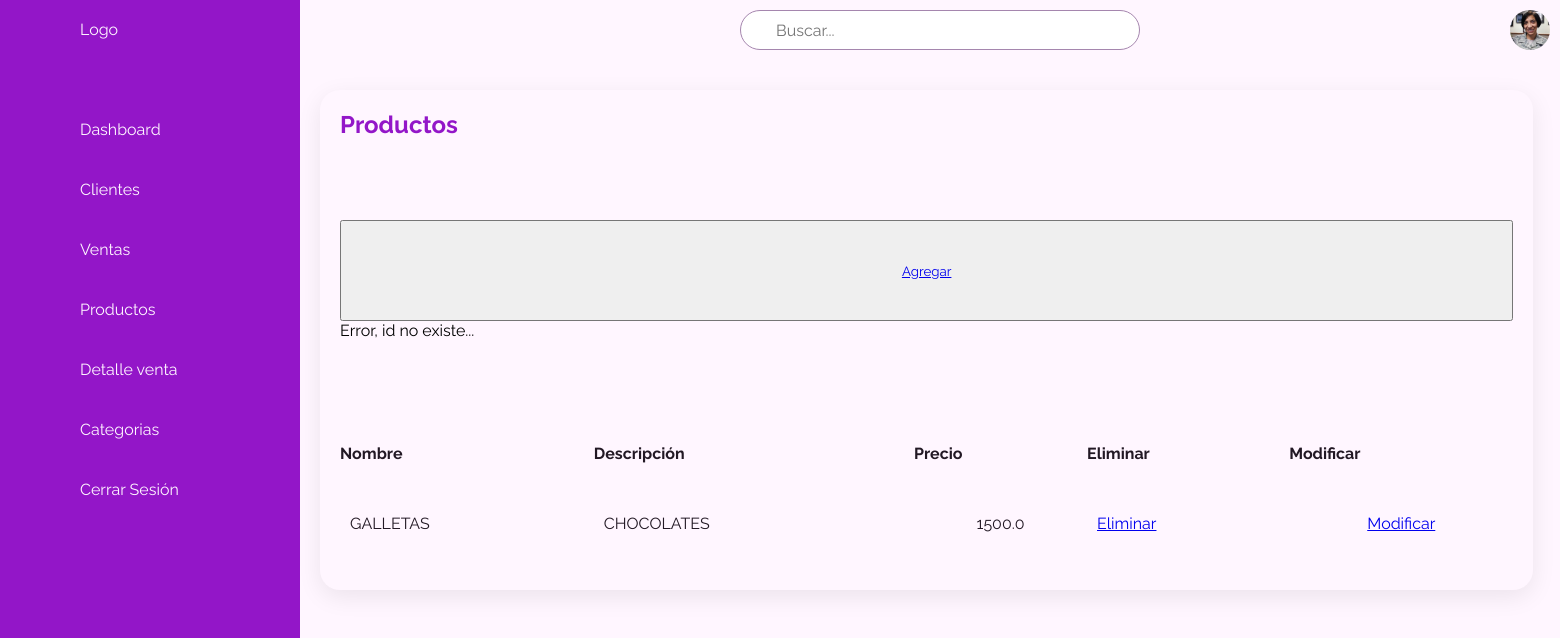
Page /productos_del/25.111.776-4 on the committed database.
### ventas/models.py (models this page shows, shortened)
class Productos(models.Model):
    id_producto = models.AutoField(db_column='idProducto',primary_key=True)
    nombre = models.CharField(max_length=20)
    descripcion = models.CharField(max_length=30)
    precio = models.FloatField(default=0.0,blank=False,null=False)
    id_categorias = models.ForeignKey('Categorias', on_delete=models.CASCADE, db_column='idCategorias')

### ventas/views.py (the view)
# urls.py: path('productos_del/<str:pk>', productos_del, name='productos_del'),
def productos_del(request, pk):
    context={}
    try:
        producto = Productos.objects.get(id_producto=pk)
        producto.delete()
        mensaje="Bien, datos eliminados..."
        productos = Productos.objects.all()
        context = {'productos':productos,  'mensaje' : mensaje}
        return render(request, 'ventas/productos.html', context)
    except:
        mensaje="Error, id no existe..."
        productos = Productos.objects.all()
        context = {'productos':productos,  'mensaje' : mensaje}
        return render(request, 'ventas/productos.html', context)

### ventas/templates/ventas/productos.html (shortened to what this page needs)
<!DOCTYPE html>
<html lang="en">
<head>
    {% load static %}
    <link rel="stylesheet" href="{% static 'ventas/css/clientes.css' %}">
</head>
<body>
    <section>
        <div class="nav">
            <ul>
                <li>
                    <a href="#">
                        <span class="icono"></span>
                        <span class="titulo">Logo</span>
                    </a>
                </li>
                <li>
                    <a href="{% url 'dashboard' %}">
                        <span class="icono"></span>
                        <span class="titulo">Dashboard</span>
                    </a>
                </li>
                <li>
                    <a href="{% url 'clientes' %}">
                        <span class="icono"></span>
                        <span class="titulo">Clientes</span>
                    </a>
                </li>
                <li>
                    <a href="{% url 'ventas' %}">
                        <span class="icono"></span>
                        <span class="titulo">Ventas</span>
                    </a>
                </li>
                <li>
                    <a href="{% url 'productos' %}">
                        <span class="icono"></span>
                        <span class="titulo">Productos</span>
                    </a>
                </li>
                <li>
                    <a href="{% url 'detalles_ventas' %}">
                        <span class="icono"></span>
                        <span class="titulo">Detalle venta</span>
                    </a>
                </li>
                <li>
                    <a href="{% url 'categorias' %}">
                        <span class="icono"></span>
                        <span class="titulo">Categorias</span>
                    </a>
                </li>
                <li>
                    <a href="{% url 'index' %}">
                        <span class="icono"></span>
                        <span class="titulo">Cerrar Sesión</span>
                    </a>
                </li>
            </ul>
        </div>
        <div class="container">
            <div class="topbar">
                <div class="toggle">
                </div>
                <div class="buscar">
                    <label for="">
                        <input type="text" placeholder="Buscar..." name="" id="">
                    </label>
                </div>
                <div class="perfil-usuario">
                    <img src="imgdashboard/profile-photo1.jpg" alt="">
                </div>
            </div>
            <div class="detalles">
                <div class="clientes">
                    <div class="header">
                        <h2>Productos</h2>
                    </div>
                    <button type="button">
                        <a href="{% url 'productosAdd' %}"> Agregar </a>
                    </button>
                    <div id="idMensajes">
                        {% if mensaje %}
                            {{mensaje}}
                        {% endif %}
                    </div>
                    <table>
                        {% if productos %}
                            <tr>
                                <th>Nombre</th>
                                <th>Descripción</th>
                                <th>Precio</th>
                                <th>Eliminar</th>
                                <th>Modificar</th>
                            </tr>
                            {% for producto in productos %}
                                <tr>
                                    <td>{{ producto.nombre }}</td>
                                    <td>{{ producto.descripcion }}</td>
                                    <td>{{ producto.precio }}</td>
                                    <td><a href="{% url 'producto_del' pk=producto.id_productos %}">Eliminar</a></td>
                                    <td><a href="{% url 'producto_findEdit' pk=producto.id_productos %}">Modificar</a></td>
                                </tr>
                            {% endfor %}
                        {% else %}
                            <tr>
                                <td colspan="5">No hay productos disponibles.</td>
                            </tr>
                        {% endif %}
                    </table>
                </div>
            </div>
        </div>
    </section>
</body>
</html>

### ventas/static/ventas/css/clientes.css (style rules this page uses)
:root { --white: #fff6ff; --purple: #9316c8; --dark-rose: #a586ae; --black: #221824; --font: 'Raleway' , sans-serif; }
* { margin: 0; padding: 0; box-sizing: border-box; font-family: var(--font); }
body { background: var(--white); overflow-x: hidden; }
section { position: relative; width: 100%; }
.nav { position: fixed; width: 300px; height: 100%; background: var(--purple); border-left: 10px solid var(--purple); overflow: hidden; transition: 0.4s; }
.nav ul { position: absolute; top: 0; left: 0; width: 100%; }
.nav ul li { position: relative; width: 200%; list-style: none; border-top-left-radius: 10px; border-bottom-left-radius: 10px; }
.nav ul li:nth-child(1) { margin-bottom: 40px; pointer-events: none; }
.nav ul li a { position: relative; display: flex; width: 100%; color: var(--white); text-decoration: none; }
.nav ul li a .icono { position: relative; display: block; min-width: 60px; height: 60px; line-height: 75px; text-align: center; }
.nav ul li a .titulo { position: relative; display: block; padding: 0 10px; height: 60px; line-height: 60px; text-align: start; white-space: nowrap; }
.container { position: absolute; width: calc(100% - 300px); left: 300px; min-width: 100vh; background: var(--white); transition: 0.4s; }
.container .topbar { width: 100%; height: 60px; display: flex; justify-content: space-between; align-items: center; padding: 0 10px; }
.container .topbar .toggle { position: relative; width: 60px; height: 60px; display: flex; justify-content: center; align-items: center; font-size: 2.5em; cursor: pointer; }
.container .topbar .buscar { position: relative; width: 400px; margin: 0 10px; }
.container .topbar .buscar label { position: relative; width: 100%; }
.container .topbar .buscar label input { width: 100%; height: 40px; border-radius: 40px; padding: 5px 20px; padding-left: 35px; font-size: 1em; outline: none; border: 1px solid var(--dark-rose); }
.container .topbar .perfil-usuario { position: relative; width: 40px; height: 40px; border-radius: 50%; overflow: hidden; cursor: pointer; }
.container .topbar .perfil-usuario img { position: absolute; top: 0; left: 0; width: 100%; height: 100%; object-fit: cover; }
.detalles { position: relative; width: 150%; padding: 20px; display: grid; grid-template-columns: 2fr 1fr; grid-gap: 30px; margin-top: 10px; }
.detalles .clientes { position: relative; display: grid; min-height: 500px; background: var(--white); padding: 20px; box-shadow: 0 7px 25px rgba(0, 0, 0, 0.08); border-radius: 20px; }
.header { display: flex; justify-content: space-between; align-items: flex-start; }
.header h2 { font-weight: 700; color: var(--purple); }
.detalles table { width: 100%; border-collapse: collapse; margin-top: 10px; text-align: left; }
.detalles .clientes table tr { color: var(--black); border-radius: 1px solid rgba(0,0,0,0.1); }
.detalles .clientes table tr td { padding: 10px; }
.detalles .clientes table tr td:last-child { text-align: center; }
.detalles .clientes table tr td:nth-child(3) { text-align: center; }

### rows in the picture
Productos: nombre "GALLETAS", descripcion "CHOCOLATES", precio "1500.0"

### other values in the picture
{{ mensaje }} "Error, id no existe..."
